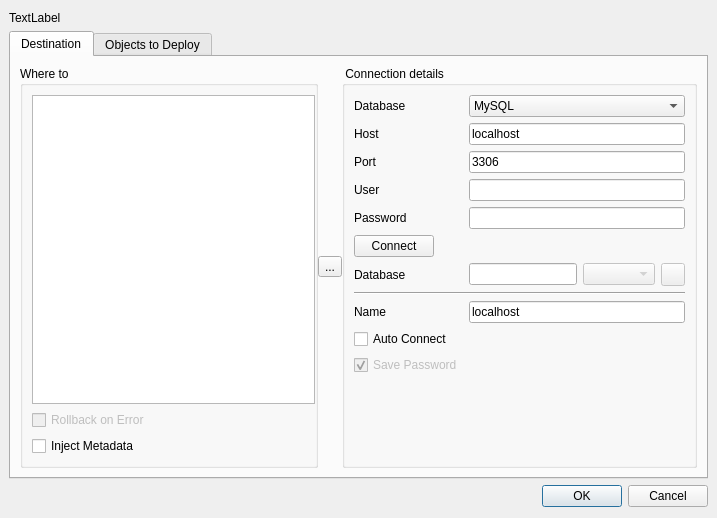
<?xml version="1.0" encoding="UTF-8"?>
<ui version="4.0">
 <class>InjectSqlDialog</class>
 <widget class="QDialog" name="InjectSqlDialog">
  <property name="geometry">
   <rect>
    <x>0</x>
    <y>0</y>
    <width>717</width>
    <height>518</height>
   </rect>
  </property>
  <property name="windowTitle">
   <string>Deploy</string>
  </property>
  <layout class="QVBoxLayout" name="verticalLayout_4">
   <property name="spacing">
    <number>6</number>
   </property>
   <property name="leftMargin">
    <number>9</number>
   </property>
   <property name="rightMargin">
    <number>9</number>
   </property>
   <item>
    <widget class="QLabel" name="lblVersionToBeDeployed">
     <property name="text">
      <string>TextLabel</string>
     </property>
    </widget>
   </item>
   <item>
    <widget class="QTabWidget" name="tabWidget">
     <property name="currentIndex">
      <number>0</number>
     </property>
     <widget class="QWidget" name="Page1">
      <attribute name="title">
       <string>Destination</string>
      </attribute>
      <layout class="QHBoxLayout" name="horizontalLayout">
       <property name="spacing">
        <number>0</number>
       </property>
       <item>
        <widget class="QGroupBox" name="grpConnections">
         <property name="title">
          <string>Where to</string>
         </property>
         <layout class="QVBoxLayout" name="verticalLayout_3">
          <property name="rightMargin">
           <number>0</number>
          </property>
          <item>
           <widget class="QListWidget" name="lstAllConnections">
            <property name="selectionMode">
             <enum>QAbstractItemView::MultiSelection</enum>
            </property>
            <property name="iconSize">
             <size>
              <width>16</width>
              <height>16</height>
             </size>
            </property>
            <property name="uniformItemSizes">
             <bool>true</bool>
            </property>
           </widget>
          </item>
          <item>
           <widget class="QCheckBox" name="chkRollbackOnError">
            <property name="enabled">
             <bool>false</bool>
            </property>
            <property name="text">
             <string>Rollback on Error</string>
            </property>
           </widget>
          </item>
          <item>
           <widget class="QCheckBox" name="chkInjectMetadata">
            <property name="text">
             <string>Inject Metadata</string>
            </property>
           </widget>
          </item>
         </layout>
        </widget>
       </item>
       <item>
        <widget class="QFrame" name="frame">
         <property name="frameShape">
          <enum>QFrame::NoFrame</enum>
         </property>
         <property name="frameShadow">
          <enum>QFrame::Raised</enum>
         </property>
         <layout class="QVBoxLayout" name="verticalLayout_2">
          <property name="spacing">
           <number>0</number>
          </property>
          <property name="margin">
           <number>0</number>
          </property>
          <item>
           <widget class="QToolButton" name="btnDetails">
            <property name="toolTip">
             <string>View details of the last clicked connection</string>
            </property>
            <property name="text">
             <string>...</string>
            </property>
            <property name="icon">
             <iconset resource="dbm.qrc">
              <normaloff>:/images/actions/images/small/alias.png</normaloff>:/images/actions/images/small/alias.png</iconset>
            </property>
            <property name="checkable">
             <bool>true</bool>
            </property>
           </widget>
          </item>
         </layout>
        </widget>
       </item>
       <item>
        <widget class="QGroupBox" name="grpConnectionDetails">
         <property name="title">
          <string> Connection details </string>
         </property>
         <layout class="QFormLayout" name="formLayout">
          <property name="fieldGrowthPolicy">
           <enum>QFormLayout::AllNonFixedFieldsGrow</enum>
          </property>
          <item row="2" column="0">
           <widget class="QLabel" name="lblDatabaseType">
            <property name="text">
             <string>Database</string>
            </property>
           </widget>
          </item>
          <item row="2" column="1">
           <widget class="QComboBox" name="cmbDatabaseType">
            <property name="toolTip">
             <string>The database engine that will support this connection</string>
            </property>
            <property name="statusTip">
             <string>The database engine that will support this connection</string>
            </property>
            <property name="whatsThis">
             <string>&lt;html&gt;&lt;head/&gt;&lt;body&gt;&lt;p&gt;The database engine that will support this connection. Right now (v0.1j) Database Deployment Manager supports only MySql.&lt;/p&gt;&lt;/body&gt;&lt;/html&gt;</string>
            </property>
            <item>
             <property name="text">
              <string>MySQL</string>
             </property>
             <property name="icon">
              <iconset resource="dbm.qrc">
               <normaloff>:/images/actions/images/small/mysql.png</normaloff>:/images/actions/images/small/mysql.png</iconset>
             </property>
            </item>
           </widget>
          </item>
          <item row="3" column="0">
           <widget class="QLabel" name="label">
            <property name="text">
             <string>Host</string>
            </property>
           </widget>
          </item>
          <item row="3" column="1">
           <widget class="QLineEdit" name="txtDatabaseHost">
            <property name="toolTip">
             <string>The host which is hosting the database</string>
            </property>
            <property name="statusTip">
             <string>The host which is hosting the database</string>
            </property>
            <property name="whatsThis">
             <string>The host which is hosting the database</string>
            </property>
            <property name="text">
             <string>localhost</string>
            </property>
           </widget>
          </item>
          <item row="5" column="0">
           <widget class="QLabel" name="label_4">
            <property name="text">
             <string>User</string>
            </property>
           </widget>
          </item>
          <item row="5" column="1">
           <widget class="QLineEdit" name="txtDatabaseUser">
            <property name="toolTip">
             <string>User which is used to log in to the DB</string>
            </property>
            <property name="statusTip">
             <string>User which is used to log in to the DB.</string>
            </property>
            <property name="whatsThis">
             <string>User which is used to log in to the DB. Make sure the user has enough privileges for the operations you are trying to execute, such as he needs to be able to create tables, drop/create databases, enumerate objects, etc...</string>
            </property>
           </widget>
          </item>
          <item row="6" column="0">
           <widget class="QLabel" name="label_5">
            <property name="text">
             <string>Password</string>
            </property>
           </widget>
          </item>
          <item row="6" column="1">
           <widget class="QLineEdit" name="txtDatabasePassword">
            <property name="toolTip">
             <string>The password of the user</string>
            </property>
            <property name="statusTip">
             <string>The password of the user.</string>
            </property>
            <property name="whatsThis">
             <string>The password of the user. Right now (v0.1j) this is stored as plaintext, we will fix it in the future.</string>
            </property>
            <property name="echoMode">
             <enum>QLineEdit::Password</enum>
            </property>
           </widget>
          </item>
          <item row="14" column="0">
           <widget class="QCheckBox" name="chkAutoConnect">
            <property name="text">
             <string>Auto Connect</string>
            </property>
           </widget>
          </item>
          <item row="15" column="0">
           <widget class="QCheckBox" name="chkSavePassword">
            <property name="enabled">
             <bool>false</bool>
            </property>
            <property name="text">
             <string>Save Password</string>
            </property>
            <property name="checked">
             <bool>true</bool>
            </property>
           </widget>
          </item>
          <item row="8" column="0">
           <widget class="QLabel" name="lblDatabase">
            <property name="enabled">
             <bool>true</bool>
            </property>
            <property name="text">
             <string>Database</string>
            </property>
           </widget>
          </item>
          <item row="8" column="1">
           <layout class="QFormLayout" name="formLayout_2">
            <property name="fieldGrowthPolicy">
             <enum>QFormLayout::AllNonFixedFieldsGrow</enum>
            </property>
            <item row="0" column="0" colspan="2">
             <layout class="QHBoxLayout" name="horizontalLayout_2">
              <item>
               <widget class="QLineEdit" name="txtDatabaseName"/>
              </item>
              <item>
               <widget class="QComboBox" name="cmbDatabases">
                <property name="enabled">
                 <bool>false</bool>
                </property>
                <property name="toolTip">
                 <string>The list of databases found on the server</string>
                </property>
                <property name="statusTip">
                 <string>The list of databases found on the server</string>
                </property>
                <property name="whatsThis">
                 <string>The list of databases found on the server</string>
                </property>
                <property name="editable">
                 <bool>false</bool>
                </property>
                <property name="insertPolicy">
                 <enum>QComboBox::InsertAlphabetically</enum>
                </property>
               </widget>
              </item>
              <item>
               <widget class="QToolButton" name="btnCreateDatabase">
                <property name="enabled">
                 <bool>false</bool>
                </property>
                <property name="toolTip">
                 <string>Create a new database</string>
                </property>
                <property name="statusTip">
                 <string>Create a new database</string>
                </property>
                <property name="text">
                 <string/>
                </property>
                <property name="icon">
                 <iconset resource="dbm.qrc">
                  <normaloff>:/images/actions/images/small/add.png</normaloff>:/images/actions/images/small/add.png</iconset>
                </property>
               </widget>
              </item>
             </layout>
            </item>
           </layout>
          </item>
          <item row="7" column="0">
           <widget class="QPushButton" name="btnConnect">
            <property name="toolTip">
             <string>Click this button to test the connection to the host.</string>
            </property>
            <property name="statusTip">
             <string>Click this button to test the connection to the host.</string>
            </property>
            <property name="whatsThis">
             <string>Click this button to test the connection to the host</string>
            </property>
            <property name="text">
             <string>Connect</string>
            </property>
           </widget>
          </item>
          <item row="12" column="0">
           <widget class="QLabel" name="lblConnectionName">
            <property name="text">
             <string>Name</string>
            </property>
           </widget>
          </item>
          <item row="12" column="1">
           <widget class="QLineEdit" name="txtConnectionName">
            <property name="toolTip">
             <string>The name of the connection</string>
            </property>
            <property name="statusTip">
             <string>The name of the connection</string>
            </property>
            <property name="whatsThis">
             <string>The name of the connection</string>
            </property>
            <property name="text">
             <string>localhost</string>
            </property>
           </widget>
          </item>
          <item row="10" column="0" colspan="2">
           <widget class="Line" name="line">
            <property name="orientation">
             <enum>Qt::Horizontal</enum>
            </property>
           </widget>
          </item>
          <item row="4" column="0">
           <widget class="QLabel" name="label_2">
            <property name="text">
             <string>Port</string>
            </property>
           </widget>
          </item>
          <item row="4" column="1">
           <widget class="QLineEdit" name="txtPort">
            <property name="toolTip">
             <string>The port of the connection</string>
            </property>
            <property name="statusTip">
             <string>The port of the connection</string>
            </property>
            <property name="whatsThis">
             <string>The port of the connection</string>
            </property>
            <property name="text">
             <string>3306</string>
            </property>
           </widget>
          </item>
         </layout>
        </widget>
       </item>
      </layout>
     </widget>
     <widget class="QWidget" name="tab">
      <attribute name="title">
       <string>Objects to Deploy</string>
      </attribute>
      <layout class="QVBoxLayout" name="verticalLayout">
       <item>
        <widget class="QTreeWidget" name="treeObjectsToDeploy">
         <property name="alternatingRowColors">
          <bool>true</bool>
         </property>
         <property name="uniformRowHeights">
          <bool>true</bool>
         </property>
         <property name="animated">
          <bool>true</bool>
         </property>
         <property name="headerHidden">
          <bool>false</bool>
         </property>
         <property name="columnCount">
          <number>3</number>
         </property>
         <attribute name="headerCascadingSectionResizes">
          <bool>true</bool>
         </attribute>
         <attribute name="headerHighlightSections">
          <bool>true</bool>
         </attribute>
         <column>
          <property name="text">
           <string>Object</string>
          </property>
         </column>
         <column>
          <property name="text">
           <string>Deploy</string>
          </property>
         </column>
         <column>
          <property name="text">
           <string>Drop if exists</string>
          </property>
         </column>
        </widget>
       </item>
       <item>
        <widget class="QFrame" name="frame_2">
         <property name="frameShape">
          <enum>QFrame::StyledPanel</enum>
         </property>
         <property name="frameShadow">
          <enum>QFrame::Raised</enum>
         </property>
         <layout class="QHBoxLayout" name="horizontalLayout_3">
          <item>
           <spacer name="horizontalSpacer">
            <property name="orientation">
             <enum>Qt::Horizontal</enum>
            </property>
            <property name="sizeHint" stdset="0">
             <size>
              <width>40</width>
              <height>20</height>
             </size>
            </property>
           </spacer>
          </item>
          <item>
           <widget class="QPushButton" name="pushButton">
            <property name="text">
             <string>Plans</string>
            </property>
           </widget>
          </item>
         </layout>
        </widget>
       </item>
      </layout>
     </widget>
    </widget>
   </item>
   <item>
    <widget class="QDialogButtonBox" name="buttonBox">
     <property name="orientation">
      <enum>Qt::Horizontal</enum>
     </property>
     <property name="standardButtons">
      <set>QDialogButtonBox::Cancel|QDialogButtonBox::Ok</set>
     </property>
    </widget>
   </item>
  </layout>
 </widget>
 <tabstops>
  <tabstop>cmbDatabaseType</tabstop>
  <tabstop>txtDatabaseHost</tabstop>
  <tabstop>txtDatabaseUser</tabstop>
  <tabstop>txtDatabasePassword</tabstop>
  <tabstop>cmbDatabases</tabstop>
  <tabstop>btnCreateDatabase</tabstop>
  <tabstop>chkAutoConnect</tabstop>
  <tabstop>chkSavePassword</tabstop>
  <tabstop>buttonBox</tabstop>
 </tabstops>
 <resources>
  <include location="dbm.qrc"/>
 </resources>
 <connections>
  <connection>
   <sender>buttonBox</sender>
   <signal>accepted()</signal>
   <receiver>InjectSqlDialog</receiver>
   <slot>accept()</slot>
   <hints>
    <hint type="sourcelabel">
     <x>248</x>
     <y>254</y>
    </hint>
    <hint type="destinationlabel">
     <x>157</x>
     <y>274</y>
    </hint>
   </hints>
  </connection>
  <connection>
   <sender>buttonBox</sender>
   <signal>rejected()</signal>
   <receiver>InjectSqlDialog</receiver>
   <slot>reject()</slot>
   <hints>
    <hint type="sourcelabel">
     <x>316</x>
     <y>260</y>
    </hint>
    <hint type="destinationlabel">
     <x>286</x>
     <y>274</y>
    </hint>
   </hints>
  </connection>
  <connection>
   <sender>txtDatabaseHost</sender>
   <signal>returnPressed()</signal>
   <receiver>InjectSqlDialog</receiver>
   <slot>onConnect()</slot>
   <hints>
    <hint type="sourcelabel">
     <x>572</x>
     <y>104</y>
    </hint>
    <hint type="destinationlabel">
     <x>358</x>
     <y>244</y>
    </hint>
   </hints>
  </connection>
  <connection>
   <sender>txtDatabaseUser</sender>
   <signal>returnPressed()</signal>
   <receiver>InjectSqlDialog</receiver>
   <slot>onConnect()</slot>
   <hints>
    <hint type="sourcelabel">
     <x>572</x>
     <y>130</y>
    </hint>
    <hint type="destinationlabel">
     <x>358</x>
     <y>244</y>
    </hint>
   </hints>
  </connection>
  <connection>
   <sender>txtDatabasePassword</sender>
   <signal>returnPressed()</signal>
   <receiver>InjectSqlDialog</receiver>
   <slot>onConnect()</slot>
   <hints>
    <hint type="sourcelabel">
     <x>572</x>
     <y>156</y>
    </hint>
    <hint type="destinationlabel">
     <x>358</x>
     <y>244</y>
    </hint>
   </hints>
  </connection>
  <connection>
   <sender>btnConnect</sender>
   <signal>clicked()</signal>
   <receiver>InjectSqlDialog</receiver>
   <slot>onConnect()</slot>
   <hints>
    <hint type="sourcelabel">
     <x>361</x>
     <y>222</y>
    </hint>
    <hint type="destinationlabel">
     <x>358</x>
     <y>244</y>
    </hint>
   </hints>
  </connection>
  <connection>
   <sender>btnCreateDatabase</sender>
   <signal>clicked()</signal>
   <receiver>InjectSqlDialog</receiver>
   <slot>onCreateDatabase()</slot>
   <hints>
    <hint type="sourcelabel">
     <x>668</x>
     <y>258</y>
    </hint>
    <hint type="destinationlabel">
     <x>358</x>
     <y>244</y>
    </hint>
   </hints>
  </connection>
  <connection>
   <sender>txtDatabaseHost</sender>
   <signal>textEdited(QString)</signal>
   <receiver>InjectSqlDialog</receiver>
   <slot>onHostChange(QString)</slot>
   <hints>
    <hint type="sourcelabel">
     <x>563</x>
     <y>125</y>
    </hint>
    <hint type="destinationlabel">
     <x>358</x>
     <y>244</y>
    </hint>
   </hints>
  </connection>
  <connection>
   <sender>txtDatabaseUser</sender>
   <signal>textEdited(QString)</signal>
   <receiver>InjectSqlDialog</receiver>
   <slot>onUserChange(QString)</slot>
   <hints>
    <hint type="sourcelabel">
     <x>563</x>
     <y>157</y>
    </hint>
    <hint type="destinationlabel">
     <x>358</x>
     <y>244</y>
    </hint>
   </hints>
  </connection>
  <connection>
   <sender>btnDetails</sender>
   <signal>toggled(bool)</signal>
   <receiver>grpConnectionDetails</receiver>
   <slot>setVisible(bool)</slot>
   <hints>
    <hint type="sourcelabel">
     <x>293</x>
     <y>235</y>
    </hint>
    <hint type="destinationlabel">
     <x>503</x>
     <y>236</y>
    </hint>
   </hints>
  </connection>
  <connection>
   <sender>lstAllConnections</sender>
   <signal>itemActivated(QListWidgetItem*)</signal>
   <receiver>InjectSqlDialog</receiver>
   <slot>onSelectConnection(QListWidgetItem*)</slot>
   <hints>
    <hint type="sourcelabel">
     <x>153</x>
     <y>241</y>
    </hint>
    <hint type="destinationlabel">
     <x>358</x>
     <y>258</y>
    </hint>
   </hints>
  </connection>
  <connection>
   <sender>lstAllConnections</sender>
   <signal>itemClicked(QListWidgetItem*)</signal>
   <receiver>InjectSqlDialog</receiver>
   <slot>onSelectConnection(QListWidgetItem*)</slot>
   <hints>
    <hint type="sourcelabel">
     <x>167</x>
     <y>222</y>
    </hint>
    <hint type="destinationlabel">
     <x>358</x>
     <y>244</y>
    </hint>
   </hints>
  </connection>
  <connection>
   <sender>lstAllConnections</sender>
   <signal>itemSelectionChanged()</signal>
   <receiver>InjectSqlDialog</receiver>
   <slot>changeConnection()</slot>
   <hints>
    <hint type="sourcelabel">
     <x>153</x>
     <y>241</y>
    </hint>
    <hint type="destinationlabel">
     <x>358</x>
     <y>258</y>
    </hint>
   </hints>
  </connection>
 </connections>
 <slots>
  <slot>onConnect()</slot>
  <slot>onCreateDatabase()</slot>
  <slot>onSelectConnection(QListWidgetItem*)</slot>
  <slot>onHostChange(QString)</slot>
  <slot>onUserChange(QString)</slot>
  <slot>changeConnection()</slot>
 </slots>
</ui>
